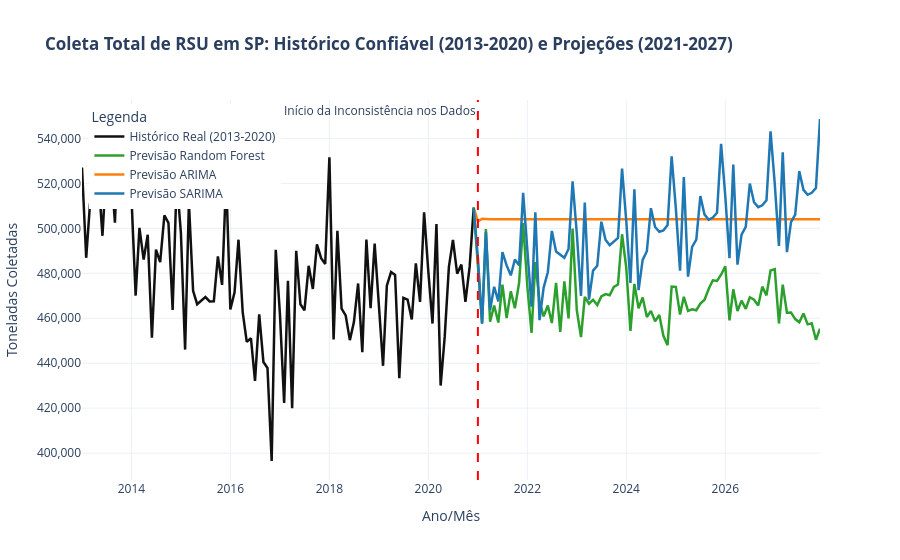

This figure's notebook cell:
### Code cell
# ==========================================
# 1. FUNÇÃO DE TRATAMENTO DE DADOS SEGURO
# ==========================================
def limpar_valor_brasileiro(val):
    if pd.isna(val):
        return np.nan
    if isinstance(val, (int, float)):
        return float(val)
    val_str = str(val).strip()
    # Se houver vírgula, trata a formatação brasileira (ex: "527.044,36" -> "527044.36")
    if ',' in val_str:
        val_str = val_str.replace('.', '').replace(',', '.')
    return float(val_str)

meses_map = {
    'jan': '01', 'fev': '02', 'mar': '03', 'abr': '04',
    'mai': '05', 'jun': '06', 'jul': '07', 'ago': '08',
    'set': '09', 'out': '10', 'nov': '11', 'dez': '12'
}

def parse_portuguese_date(date_str):
    mes, ano = str(date_str).strip().split('/')
    mes_num = meses_map[mes.lower()]
    return f"20{ano}-{mes_num}-01"

# ==========================================
# 2. CARREGAMENTO E TRANSFORMAÇÃO DA TABELA
# ==========================================
df_raw = pd.read_excel('./DF/total_mensal_fixed.xlsx')

# Transposição correta para formato vertical
df_long = df_raw.T.reset_index()
df_long.columns = ['data_str', 'valor']

# Aplicação da conversão limpa
df_long['ds'] = pd.to_datetime(df_long['data_str'].apply(parse_portuguese_date))
df_long['valor'] = df_long['valor'].apply(limpar_valor_brasileiro)

# Organização do índice temporal contínuo (2013-2020)
df_series = df_long.dropna(subset=['valor']).drop_duplicates(subset=['ds']).set_index('ds')['valor'].asfreq('MS')

# ==========================================
# 3. PASSO DE AVALIAÇÃO/TESTE (TREINO: 2013-2018 | TESTE: 2019-2020)
# ==========================================
train_val = df_series['2013-01-01':'2018-12-01']
test_val = df_series['2019-01-01':'2020-12-01']
steps_val = len(test_val)

# A. Teste ARIMA
fit_arima_val = ARIMA(train_val, order=(1, 1, 1)).fit()
pred_arima_val = fit_arima_val.forecast(steps=steps_val)

# B. Teste SARIMA
fit_sarima_val = SARIMAX(train_val, order=(1, 1, 1), seasonal_order=(1, 1, 1, 12),
                         enforce_stationarity=False, enforce_invertibility=False).fit(disp=False)
pred_sarima_val = fit_sarima_val.forecast(steps=steps_val)

# C. Teste Random Forest
def create_rf_features(data):
    df_feat = pd.DataFrame({'target': data})
    df_feat['month'] = df_feat.index.month
    df_feat['lag_1'] = df_feat['target'].shift(1)
    df_feat['lag_2'] = df_feat['target'].shift(2)
    df_feat['lag_12'] = df_feat['target'].shift(12)
    return df_feat.dropna()

df_rf_val = create_rf_features(train_val)
rf_val = RandomForestRegressor(n_estimators=200, random_state=42).fit(df_rf_val.drop('target', axis=1), df_rf_val['target'])

pred_rf_val = []
hist_val = train_val.tolist()
for date in test_val.index:
    feat = pd.DataFrame([[date.month, hist_val[-1], hist_val[-2], hist_val[-12]]],
                        columns=['month', 'lag_1', 'lag_2', 'lag_12'])
    p = rf_val.predict(feat)[0]
    pred_rf_val.append(p)
    hist_val.append(p)

# Cálculo e exibição das métricas
def calc_metricas(y_true, y_pred, name):
    mae = mean_absolute_error(y_true, y_pred)
    rmse = np.sqrt(mean_squared_error(y_true, y_pred))
    mape = mean_absolute_percentage_error(y_true, y_pred) * 100
    return {'Modelo': name, 'MAE (Tons)': round(mae, 2), 'RMSE (Tons)': round(rmse, 2), 'MAPE (%)': round(mape, 2)}

df_metricas = pd.DataFrame([
    calc_metricas(test_val, pred_rf_val, 'Random Forest'),
    calc_metricas(test_val, pred_arima_val, 'ARIMA'),
    calc_metricas(test_val, pred_sarima_val, 'SARIMA')
])

print("\n--- AVALIAÇÃO DE PRECISÃO NO PERÍODO DE TESTE (2019-2020) ---")
print(df_metricas.to_string(index=False))

# ==========================================
# 4. TREINAMENTO COMPLETO (2013-2020) E PREVISÃO (2021-2027)
# ==========================================
train_full = df_series['2013-01-01':'2020-12-01']
future_dates = pd.date_range(start='2021-01-01', end='2027-12-01', freq='MS')
steps_full = len(future_dates)

# ARIMA Final
arima_full = ARIMA(train_full, order=(1, 1, 1)).fit()
pred_arima_full = arima_full.forecast(steps=steps_full)

# SARIMA Final
sarima_full = SARIMAX(train_full, order=(1, 1, 1), seasonal_order=(1, 1, 1, 12),
                      enforce_stationarity=False, enforce_invertibility=False).fit(disp=False)
pred_sarima_full = sarima_full.forecast(steps=steps_full)

# Random Forest Final
df_rf_full = create_rf_features(train_full)
rf_full = RandomForestRegressor(n_estimators=200, random_state=42).fit(df_rf_full.drop('target', axis=1), df_rf_full['target'])

pred_rf_full = []
hist_full = train_full.tolist()
for date in future_dates:
    feat = pd.DataFrame([[date.month, hist_full[-1], hist_full[-2], hist_full[-12]]],
                        columns=['month', 'lag_1', 'lag_2', 'lag_12'])
    p = rf_full.predict(feat)[0]
    pred_rf_full.append(p)
    hist_full.append(p)

# Tabela de saída consolidada
df_resultado = pd.DataFrame({
    'ds': future_dates.strftime('%Y-%m-%d %H:%M:%S'),
    'Previsao_RandomForest': pred_rf_full,
    'Previsao_ARIMA': pred_arima_full.values,
    'Previsao_SARIMA': pred_sarima_full.values
})

df_resultado.to_csv("./DF/previsoes_RSU_SP_2021_2027.csv", index=False)

# ==========================================
# 5. GRÁFICO INTERATIVO PLOTLY
# ==========================================
ancora_dt = pd.to_datetime('2020-12-01')
ancora_val = train_full.iloc[-1]

df_real_p = train_full.reset_index()
df_real_p.columns = ['ds', 'valor']
df_real_p['Serie'] = 'Histórico Real (2013-2020)'

df_rf_p = pd.concat([pd.DataFrame({'ds': [ancora_dt], 'valor': [ancora_val]}), pd.DataFrame({'ds': future_dates, 'valor': pred_rf_full})])
df_rf_p['Serie'] = 'Previsão Random Forest'

df_arima_p = pd.concat([pd.DataFrame({'ds': [ancora_dt], 'valor': [ancora_val]}), pd.DataFrame({'ds': future_dates, 'valor': pred_arima_full.values})])
df_arima_p['Serie'] = 'Previsão ARIMA'

df_sarima_p = pd.concat([pd.DataFrame({'ds': [ancora_dt], 'valor': [ancora_val]}), pd.DataFrame({'ds': future_dates, 'valor': pred_sarima_full.values})])
df_sarima_p['Serie'] = 'Previsão SARIMA'

df_plot_full = pd.concat([df_real_p, df_rf_p, df_arima_p, df_sarima_p], ignore_index=True)

fig = px.line(
    df_plot_full,
    x='ds',
    y='valor',
    color='Serie',
    title='<b>Coleta Total de RSU em SP: Histórico Confiável (2013-2020) e Projeções (2021-2027)</b>',
    labels={'ds': 'Ano/Mês', 'valor': 'Toneladas Coletadas', 'Serie': 'Legenda'},
    color_discrete_map={
        'Histórico Real (2013-2020)': '#111111',
        'Previsão Random Forest': '#2ca02c',
        'Previsão ARIMA': '#ff7f0e',
        'Previsão SARIMA': '#1f77b4'
    }
)

fig.update_traces(line=dict(width=2.5))
fig.add_vline(x=pd.to_datetime('2021-01-01').timestamp() * 1000, line_dash="dash", line_color="red",
              annotation_text="Início da Inconsistência nos Dados", annotation_position="top left")

fig.update_layout(
    hovermode="x unified",
    template="plotly_white",
    xaxis=dict(showgrid=True),
    yaxis=dict(showgrid=True, tickformat=",.0f"),
    legend=dict(yanchor="top", y=0.99, xanchor="left", x=0.01)
)

fig.show()
